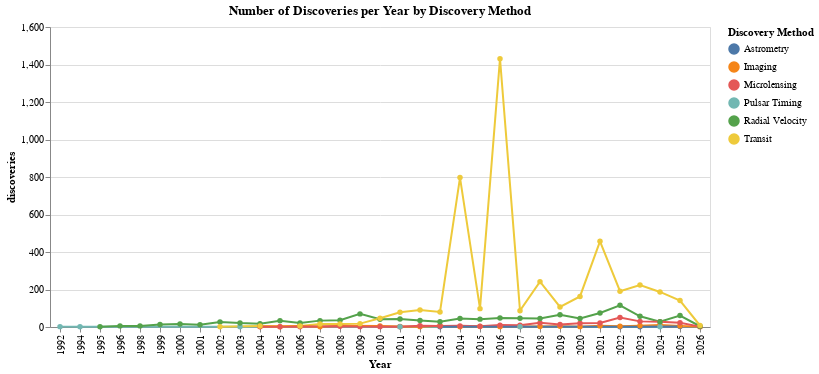

The notebook cell this image was saved under:
### Code cell
yearly_counts = (df.groupby(['disc_year', 'discoverymethod'])
                 .size()
                 .reset_index(name='discoveries'))
major_methods = ['Transit', 'Radial Velocity', 'Microlensing', 'Imaging', 'Astrometry', 'Pulsar Timing']
yearly_counts_major = yearly_counts[yearly_counts['discoverymethod'].isin(major_methods)]

alt.Chart(yearly_counts_major).mark_line(point = True).encode(
    y = alt.Y('discoveries:Q'),
    x = alt.X('disc_year:O', title = 'Year'),
    color=alt.Color('discoverymethod:N', title='Discovery Method'),
    tooltip=['disc_year', 'discoverymethod', 'discoveries']
).properties(title = 'Number of Discoveries per Year by Discovery Method' )

### Figure 1 — Vega-Lite specification as saved in the notebook (floating-point values rounded to 4 significant figures)
{"config": {"view": {"continuousWidth": 300, "continuousHeight": 300}}, "data": {"name": "data-e3ee22a09a2603aed0e42ae9c712f4fc"}, "mark": {"type": "line", "point": true}, "encoding": {"color": {"field": "discoverymethod", "title": "Discovery Method", "type": "nominal"}, "tooltip": [{"field": "disc_year", "type": "quantitative"}, {"field": "discoverymethod", "type": "nominal"}, {"field": "discoveries", "type": "quantitative"}], "x": {"field": "disc_year", "title": "Year", "type": "ordinal"}, "y": {"field": "discoveries", "type": "quantitative"}}, "title": "Number of Discoveries per Year by Discovery Method", "$schema": "https://vega.github.io/schema/vega-lite/v6.1.0.json", "datasets": {"data-e3ee22a09a2603aed0e42ae9c712f4fc": [{"disc_year": 1992, "discoverymethod": "Pulsar Timing", "discoveries": 2}, {"disc_year": 1994, "discoverymethod": "Pulsar Timing", "discoveries": 1}, {"disc_year": 1995, "discoverymethod": "Radial Velocity", "discoveries": 1}, {"disc_year": 1996, "discoverymethod": "Radial Velocity", "discoveries": 6}, {"disc_year": 1998, "discoverymethod": "Radial Velocity", "discoveries": 6}, {"disc_year": 1999, "discoverymethod": "Radial Velocity", "discoveries": 13}, {"disc_year": 2000, "discoverymethod": "Radial Velocity", "discoveries": 16}, {"disc_year": 2001, "discoverymethod": "Radial Velocity", "discoveries": 12}, {"disc_year": 2002, "discoverymethod": "Radial Velocity", "discoveries": 27}, {"disc_year": 2002, "discoverymethod": "Transit", "discoveries": 1}, {"disc_year": 2003, "discoverymethod": "Pulsar Timing", "discoveries": 1}, {"disc_year": 2003, "discoverymethod": "Radial Velocity", "discoveries": 21}, {"disc_year": 2004, "discoverymethod": "Imaging", "discoveries": 3}, {"disc_year": 2004, "discoverymethod": "Microlensing", "discoveries": 1}, {"disc_year": 2004, "discoverymethod": "Radial Velocity", "discoveries": 18}, {"disc_year": 2004, "discoverymethod": "Transit", "discoveries": 5}, {"disc_year": 2005, "discoverymethod": "Imaging", "discoveries": 1}, {"disc_year": 2005, "discoverymethod": "Microlensing", "discoveries": 2}, {"disc_year": 2005, "discoverymethod": "Radial Velocity", "discoveries": 33}, {"disc_year": 2006, "discoverymethod": "Imaging", "discoveries": 5}, {"disc_year": 2006, "discoverymethod": "Microlensing", "discoveries": 1}, {"disc_year": 2006, "discoverymethod": "Radial Velocity", "discoveries": 21}, {"disc_year": 2006, "discoverymethod": "Transit", "discoveries": 5}, {"disc_year": 2007, "discoverymethod": "Imaging", "discoveries": 1}, {"disc_year": 2007, "discoverymethod": "Radial Velocity", "discoveries": 34}, {"disc_year": 2007, "discoverymethod": "Transit", "discoveries": 16}, {"disc_year": 2008, "discoverymethod": "Imaging", "discoveries": 7}, {"disc_year": 2008, "discoverymethod": "Microlensing", "discoveries": 4}, {"disc_year": 2008, "discoverymethod": "Radial Velocity", "discoveries": 36}, {"disc_year": 2008, "discoverymethod": "Transit", "discoveries": 16}, {"disc_year": 2009, "discoverymethod": "Microlensing", "discoveries": 2}, {"disc_year": 2009, "discoverymethod": "Radial Velocity", "discoveries": 70}, {"disc_year": 2009, "discoverymethod": "Transit", "discoveries": 18}, {"disc_year": 2010, "discoverymethod": "Imaging", "discoveries": 6}, {"disc_year": 2010, "discoverymethod": "Microlensing", "discoveries": 2}, {"disc_year": 2010, "discoverymethod": "Radial Velocity", "discoveries": 41}, {"disc_year": 2010, "discoverymethod": "Transit", "discoveries": 47}, {"disc_year": 2011, "discoverymethod": "Imaging", "discoveries": 3}, {"disc_year": 2011, "discoverymethod": "Microlensing", "discoveries": 1}, {"disc_year": 2011, "discoverymethod": "Pulsar Timing", "discoveries": 1}, {"disc_year": 2011, "discoverymethod": "Radial Velocity", "discoveries": 43}, {"disc_year": 2011, "discoverymethod": "Transit", "discoveries": 79}, {"disc_year": 2012, "discoverymethod": "Imaging", "discoveries": 2}, {"disc_year": 2012, "discoverymethod": "Microlensing", "discoveries": 7}, {"disc_year": 2012, "discoverymethod": "Radial Velocity", "discoveries": 35}, {"disc_year": 2012, "discoverymethod": "Transit", "discoveries": 91}, {"disc_year": 2013, "discoverymethod": "Astrometry", "discoveries": 1}, {"disc_year": 2013, "discoverymethod": "Imaging", "discoveries": 7}, {"disc_year": 2013, "discoverymethod": "Microlensing", "discoveries": 5}, {"disc_year": 2013, "discoverymethod": "Radial Velocity", "discoveries": 28}, {"disc_year": 2013, "discoverymethod": "Transit", "discoveries": 80}, {"disc_year": 2014, "discoverymethod": "Imaging", "discoveries": 1}, {"disc_year": 2014, "discoverymethod": "Microlensing", "discoveries": 6}, {"disc_year": 2014, "discoverymethod": "Radial Velocity", "discoveries": 45}, {"disc_year": 2014, "discoverymethod": "Transit", "discoveries": 797}, {"disc_year": 2015, "discoverymethod": "Imaging", "discoveries": 3}, {"disc_year": 2015, "discoverymethod": "Microlensing", "discoveries": 4}, {"disc_year": 2015, "discoverymethod": "Radial Velocity", "discoveries": 42}, {"disc_year": 2015, "discoverymethod": "Transit", "discoveries": 98}, {"disc_year": 2016, "discoverymethod": "Imaging", "discoveries": 2}, {"disc_year": 2016, "discoverymethod": "Microlensing", "discoveries": 10}, {"disc_year": 2016, "discoverymethod": "Radial Velocity", "discoveries": 48}, {"disc_year": 2016, "discoverymethod": "Transit", "discoveries": 1431}, {"disc_year": 2017, "discoverymethod": "Imaging", "discoveries": 3}, {"disc_year": 2017, "discoverymethod": "Microlensing", "discoveries": 9}, {"disc_year": 2017, "discoverymethod": "Pulsar Timing", "discoveries": 2}, {"disc_year": 2017, "discoverymethod": "Radial Velocity", "discoveries": 47}, {"disc_year": 2017, "discoverymethod": "Transit", "discoveries": 87}, {"disc_year": 2018, "discoverymethod": "Imaging", "discoveries": 3}, {"disc_year": 2018, "discoverymethod": "Microlensing", "discoveries": 22}, {"disc_year": 2018, "discoverymethod": "Radial Velocity", "discoveries": 45}, {"disc_year": 2018, "discoverymethod": "Transit", "discoveries": 242}, {"disc_year": 2019, "discoverymethod": "Imaging", "discoveries": 4}, {"disc_year": 2019, "discoverymethod": "Microlensing", "discoveries": 14}, {"disc_year": 2019, "discoverymethod": "Radial Velocity", "discoveries": 65}, {"disc_year": 2019, "discoverymethod": "Transit", "discoveries": 107}, {"disc_year": 2020, "discoverymethod": "Imaging", "discoveries": 2}, {"disc_year": 2020, "discoverymethod": "Microlensing", "discoveries": 20}, {"disc_year": 2020, "discoverymethod": "Radial Velocity", "discoveries": 45}, {"disc_year": 2020, "discoverymethod": "Transit", "discoveries": 163}, {"disc_year": 2021, "discoverymethod": "Imaging", "discoveries": 6}, {"disc_year": 2021, "discoverymethod": "Microlensing", "discoveries": 21}, {"disc_year": 2021, "discoverymethod": "Radial Velocity", "discoveries": 75}, {"disc_year": 2021, "discoverymethod": "Transit", "discoveries": 457}, {"disc_year": 2022, "discoverymethod": "Astrometry", "discoveries": 1}, {"disc_year": 2022, "discoverymethod": "Imaging", "discoveries": 4}, {"disc_year": 2022, "discoverymethod": "Microlensing", "discoveries": 51}, {"disc_year": 2022, "discoverymethod": "Radial Velocity", "discoveries": 116}, {"disc_year": 2022, "discoverymethod": "Transit", "discoveries": 191}, {"disc_year": 2023, "discoverymethod": "Astrometry", "discoveries": 1}, {"disc_year": 2023, "discoverymethod": "Imaging", "discoveries": 7}, {"disc_year": 2023, "discoverymethod": "Microlensing", "discoveries": 30}, {"disc_year": 2023, "discoverymethod": "Radial Velocity", "discoveries": 57}, {"disc_year": 2023, "discoverymethod": "Transit", "discoveries": 224}, {"disc_year": 2024, "discoverymethod": "Imaging", "discoveries": 11}, {"disc_year": 2024, "discoverymethod": "Microlensing", "discoveries": 28}, {"disc_year": 2024, "discoverymethod": "Pulsar Timing", "discoveries": 1}, {"disc_year": 2024, "discoverymethod": "Radial Velocity", "discoveries": 28}, {"disc_year": 2024, "discoverymethod": "Transit", "discoveries": 187}, {"disc_year": 2025, "discoverymethod": "Astrometry", "discoveries": 3}, {"disc_year": 2025, "discoverymethod": "Imaging", "discoveries": 6}, {"disc_year": 2025, "discoverymethod": "Microlensing", "discoveries": 23}, {"disc_year": 2025, "discoverymethod": "Radial Velocity", "discoveries": 61}, {"disc_year": 2025, "discoverymethod": "Transit", "discoveries": 141}, {"disc_year": 2026, "discoverymethod": "Imaging", "discoveries": 2}, {"disc_year": 2026, "discoverymethod": "Microlensing", "discoveries": 2}, {"disc_year": 2026, "discoverymethod": "Radial Velocity", "discoveries": 4}, {"disc_year": 2026, "discoverymethod": "Transit", "discoveries": 8}]}}
